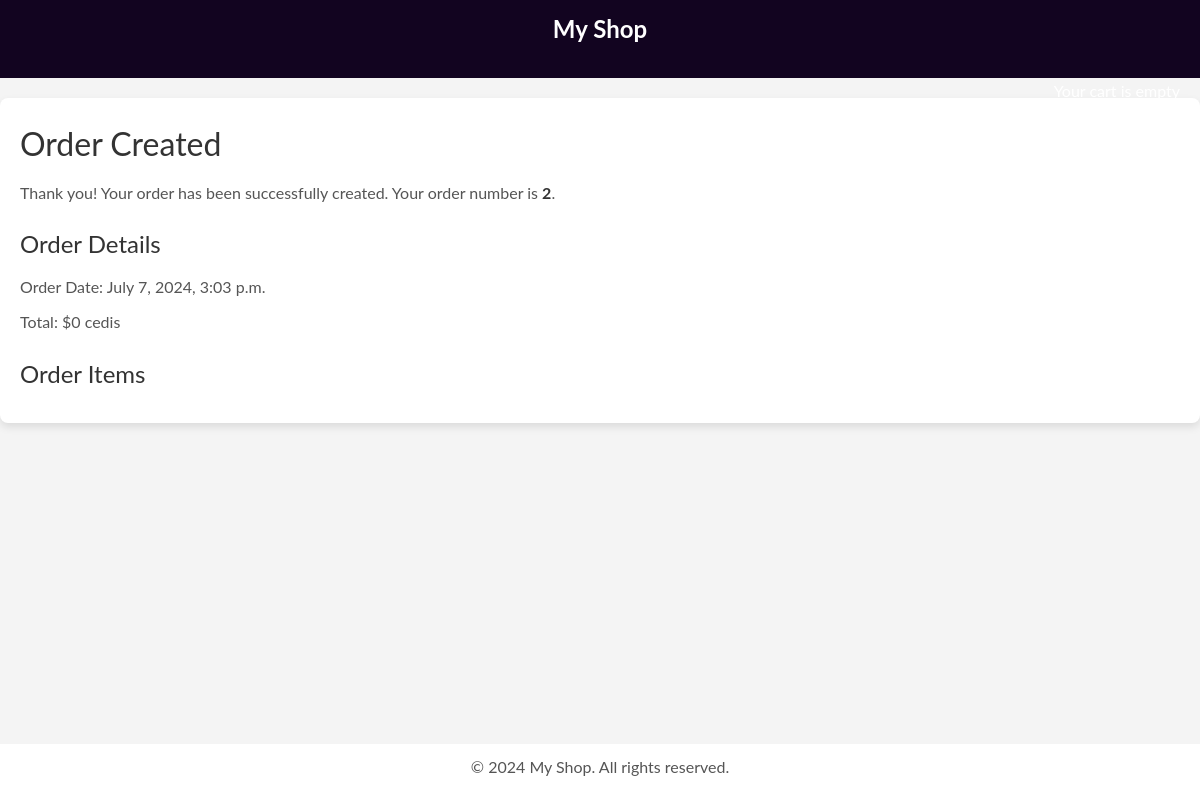
The app's page /orders/created/2/ with its own data.
### orders/models.py (models this page shows, shortened)
class Order(models.Model):
    first_name = models.CharField(max_length=70)
    last_name = models.CharField(max_length=70)
    email = models.EmailField()
    address = models.CharField(max_length=70)
    postal_code = models.CharField(max_length=20)
    city = models.CharField(max_length=100)
    created = models.DateTimeField(auto_now_add=True)
    updated = models.DateTimeField(auto_now=True)
    paid = models.BooleanField(default=False)
    class Meta:
        ordering = ('-created',)
    def get_total_cost(self):
        return sum(item.get_cost() for item in self.items.all())

### orders/views.py (the view)
# urls.py: path('created/<int:order_id>/', views.order_created, name='order_created'),
def order_created(request, order_id):
    order = get_object_or_404(Order, id=order_id)
    return render(request, 'orders/order_created.html', {'order': order})

### cart/cart.py (called while the page is built)
    def __len__(self):
        return sum(item["quantity"] for item in self.cart.values())

### cart/context_processors.py (called while the page is built)
def cart(request):
    return {'cart': Cart(request)}

### orders/templates/orders/order_created.html (shortened to what this page needs)
{% extends "shop/base.html" %}
{% load static %}
{% block content %}
<link rel="stylesheet" href="{% static 'orders/order_created.css' %}">
    <h1>Order Created</h1>
    <p>Thank you! Your order has been successfully created. Your order number is <strong>{{ order.id }}</strong>.</p>
    <h2>Order Details</h2>
    <p>Order Date: {{ order.created }}</p>
    <p>Total: ${{ order.get_total_cost }} cedis</p>
    <h2>Order Items</h2>
{% endblock %}

### shop/static/shop/base.css (style rules this page uses)
* { box-sizing: border-box; margin: 0; padding: 0; }
html, body { font-family: 'Lato', sans-serif; line-height: 1.6; background-color: #f4f4f4; }
h1, h2, h3 { font-family: 'Lato', sans-serif; font-weight: normal; color: #333333; }

### orders/static/orders/order_created.css (style rules this page uses)
body { font-family: 'Lato', sans-serif; line-height: 1.6; background-color: #f4f4f4; margin: 0; padding: 0; }
h1, h2 { font-family: 'Lato', sans-serif; font-weight: normal; color: #333; margin-bottom: 10px; }
h1 { font-size: 2em; }
h2 { font-size: 1.5em; margin-top: 20px; }
p { color: #555; margin-bottom: 10px; }
strong { color: #333; }

### records on screen
Order: id "2", created "July 7, 2024, 3:03 p.m.", get_total_cost "0"
